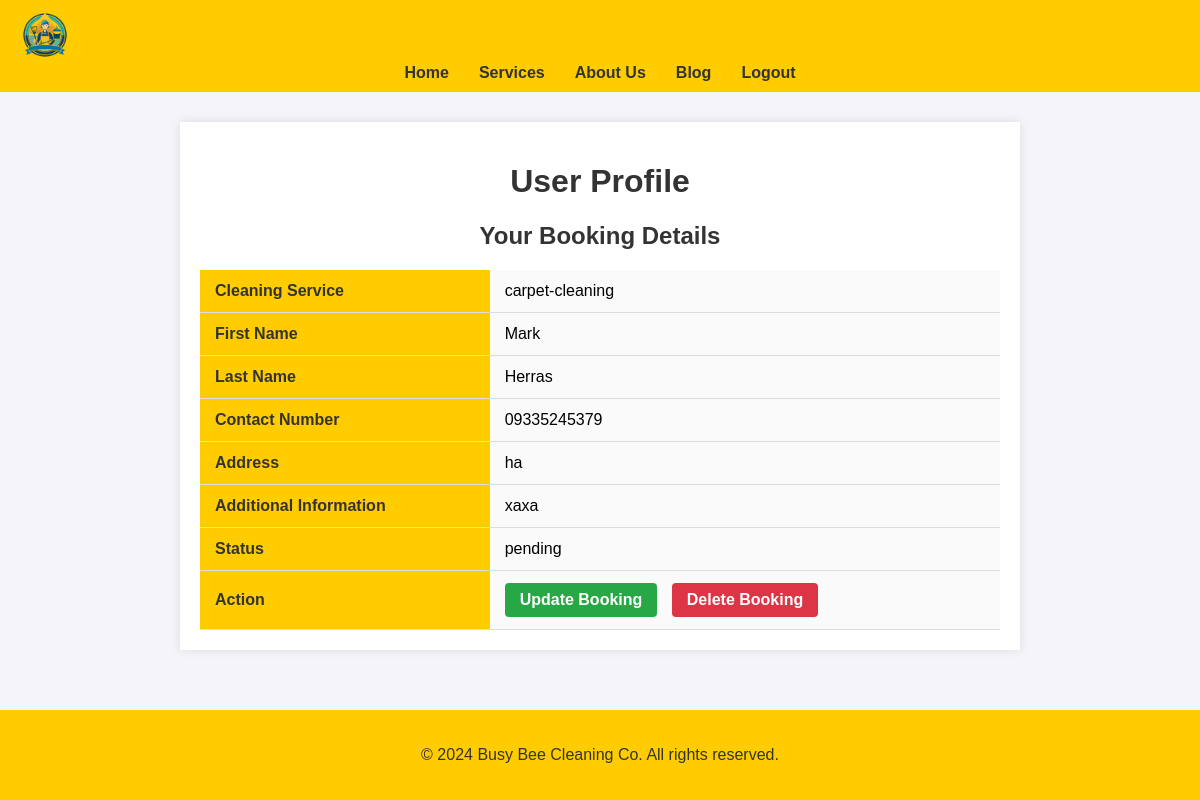
/profile/ (signed in), run on an earlier commit of the app's database.
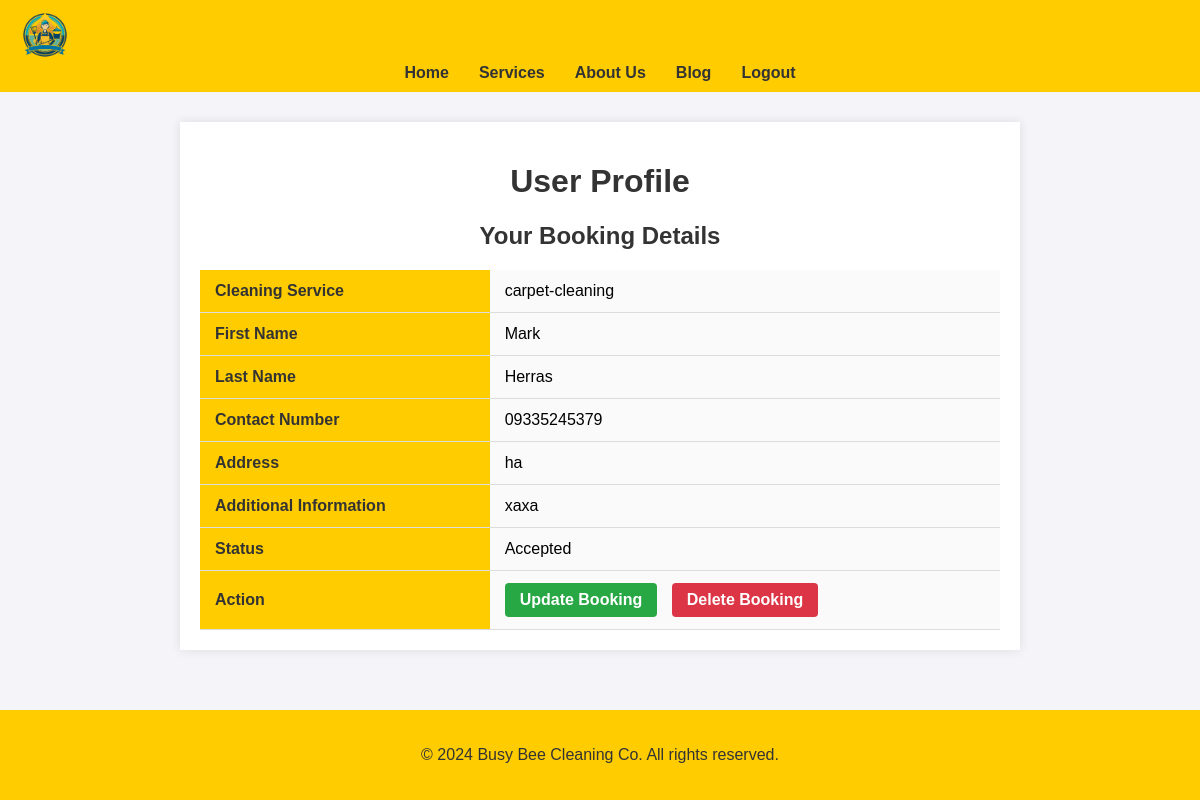
And on a later commit of the database.
### cleaning/models.py (models this page shows, shortened)
class Booking(models.Model):
    booking_id = models.AutoField(primary_key=True, editable=False)
    CLEANING_CHOICES = [
    ('residential', 'Residential Cleaning'),
    ('commercial', 'Commercial Cleaning'),
    ('deep-cleaning', 'Deep Cleaning'),
    ('move-in-out', 'Move-in/Move-out Cleaning'),
    ('carpet-cleaning', 'Carpet Cleaning'),
    ('upholstery-cleaning', 'Upholstery Cleaning'),
    ('window-cleaning', 'Window Cleaning'),
    ('eco-friendly', 'Eco-friendly Green Cleaning'),
    ]
    PENDING = 'pending'
    CONFIRMED = 'confirmed'
    COMPLETED = 'completed'
    STATUS_CHOICES = [
        (CONFIRMED, 'Confirmed'),
        (PENDING, 'Pending'),
        (COMPLETED, 'Completed'),
    ]
    user = models.ForeignKey(User, on_delete=models.CASCADE)
    cleaning_service = models.CharField(max_length=20, choices=CLEANING_CHOICES)
    first_name = models.CharField(max_length=100)
    last_name = models.CharField(max_length=100, default='Unknown')
    contact_number = models.CharField(max_length=15)
    address = models.TextField()
    additional_info = models.TextField(blank=True, null=True)
    status = models.CharField(max_length=20, choices=STATUS_CHOICES, default=PENDING)
    created_at = models.DateTimeField(auto_now_add=True)

### cleaning/views.py (the view)
# urls.py: path('profile/', views.profile_view, name='user_profile'),
def profile_view(request):
    booking = Booking.objects.filter(user=request.user).last()  # Get the most recent booking
    return render(request, 'cleaning/user_profile.html', {'booking': booking})

### cleaning/templates/cleaning/user_profile.html (shortened to what this page needs)
<!DOCTYPE html>
<html lang="en">
<head>
    {% load static %}
    <link rel="stylesheet" href="{% static 'styles/user_profile.css' %}?100">
</head>
<body>
    <header>
        <nav>
            <img src="{% static 'image1/logo1.png' %}" class="logo" alt="Busy Bee Logo">
            <ul class="centered-menu">
                <li><a href="{% url 'u_home' %}">Home</a></li>
                <li><a href="{% url 'user_services' %}">Services</a></li>
                <li><a href="{% url 'user_about' %}">About Us</a></li>
                <li><a href="{% url 'user_blog' %}">Blog</a></li>
                <li><a href="{% url 'login' %}">Logout</a></li>
            </ul>
        </nav>
    </header>
    <div class="content">
        <h1>User Profile</h1>
        <div class="profile-info">
            <h2>Your Booking Details</h2>
            {% if booking %}
                <table>
                    <tr>
                        <th>Cleaning Service</th>
                        <td>{{ booking.cleaning_service }}</td>
                    </tr>
                    <tr>
                        <th>First Name</th>
                        <td>{{ booking.first_name }}</td>
                    </tr>
                    <tr>
                        <th>Last Name</th>
                        <td>{{ booking.last_name }}</td>
                    </tr>
                    <tr>
                        <th>Contact Number</th>
                        <td>{{ booking.contact_number }}</td>
                    </tr>
                    <tr>
                        <th>Address</th>
                        <td>{{ booking.address }}</td>
                    </tr>
                    <tr>
                        <th>Additional Information</th>
                        <td>{{ booking.additional_info }}</td>
                    </tr>
                    <tr>
                        <th>Status</th>
                        <td>{{ booking.status }}</td>
                    </tr>
                    <tr>
                        <th>Action</th>
                        <td>
                            <a href="{% url 'update_booking' booking.pk %}" class="action-btn update-btn">Update Booking</a>
                            <a href="{% url 'delete_booking' booking.pk %}" class="action-btn delete-btn" onclick="return confirm('Are you sure you want to delete this booking?');">Delete Booking</a>
                        </td>
                    </tr>
                </table>
            {% else %}
                <p>No booking found. Please make a booking.</p>
            {% endif %}
        </div>
    </div>
    <footer>
        <p>&copy; 2024 Busy Bee Cleaning Co. All rights reserved.</p>
    </footer>
</body>
</html>

What changed in the data, as far as the page shows it:
changed Booking "carpet-cleaning": status "pending" → "Accepted"
